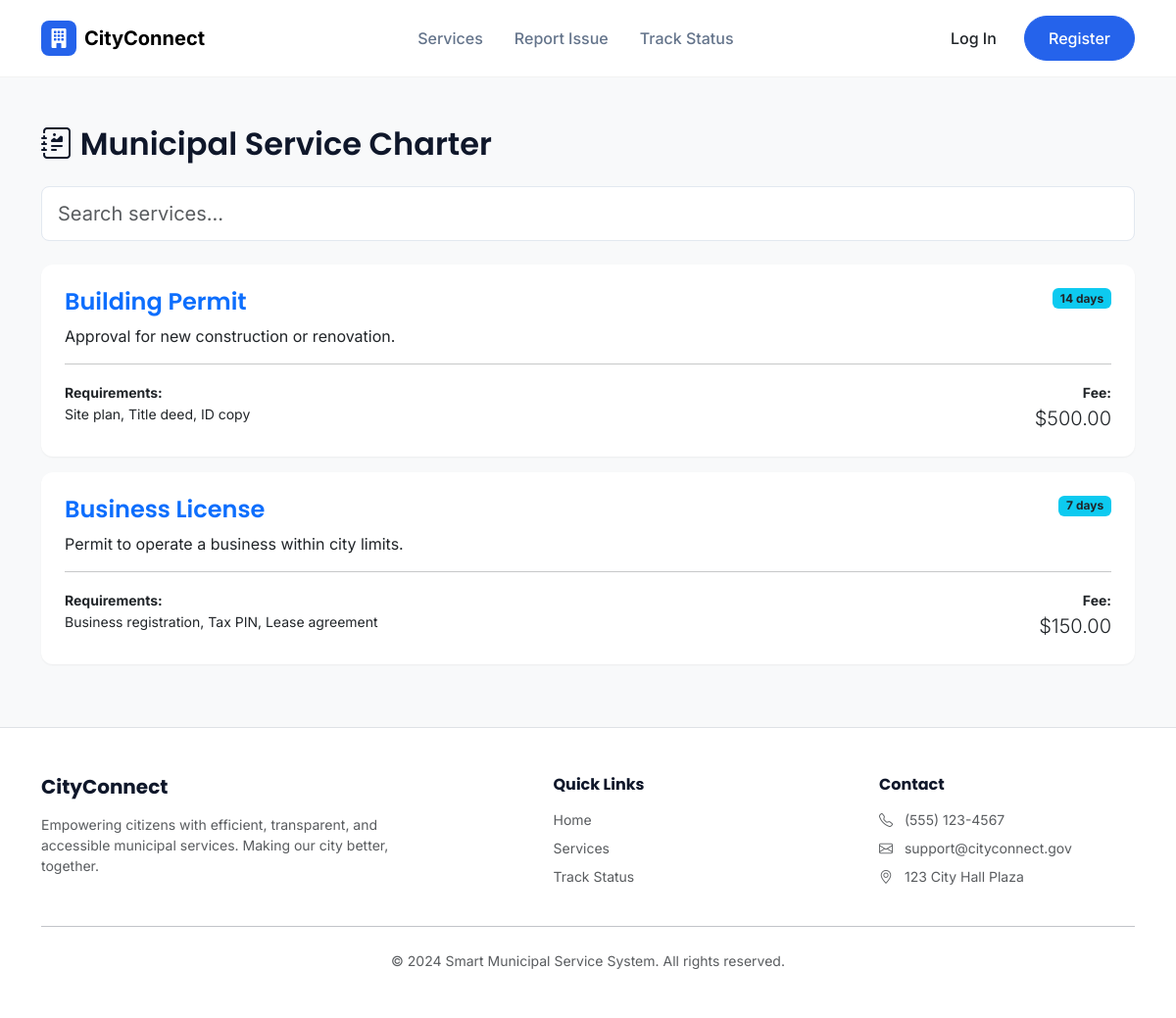
Page /services/ on the committed database.
### core/models.py (models this page shows, shortened)
class ServiceCharter(models.Model):
    title = models.CharField(max_length=200)
    description = models.TextField()
    requirements = models.TextField(help_text="List required documents")
    processing_time = models.CharField(max_length=100, help_text="e.g. 3-5 days")
    fee = models.DecimalField(max_digits=10, decimal_places=2, default=0.00)

### core/views.py (the view)
# urls.py: path('services/', views.service_charter, name='service_charter'),
def service_charter(request):
    services = ServiceCharter.objects.all()
    departments = Department.objects.all()
    return render(request, 'core/service_charter.html', {'services': services, 'departments': departments})

### core/templates/core/service_charter.html
{% extends 'core/base.html' %}
{% block content %}
<div class="container py-5">
    <h2 class="mb-4"><i class="bi bi-journal-richtext"></i> Municipal Service Charter</h2>
    <div class="row mb-4">
        <div class="col-md-12">
            <input type="text" class="form-control form-control-lg" placeholder="Search services...">
        </div>
    </div>
    {% for service in services %}
    <div class="card mb-3">
        <div class="card-body">
            <div class="d-flex justify-content-between align-items-start">
                <div>
                    <h4 class="card-title text-primary">{{ service.title }}</h4>
                    <p class="card-text">{{ service.description }}</p>
                </div>
                <span class="badge bg-info text-dark">{{ service.processing_time }}</span>
            </div>
            <hr>
            <div class="row">
                <div class="col-md-6">
                    <small class="fw-bold">Requirements:</small>
                    <p class="small mb-0">{{ service.requirements }}</p>
                </div>
                <div class="col-md-6 text-md-end">
                    <small class="fw-bold">Fee:</small>
                    <p class="lead mb-0">${{ service.fee }}</p>
                </div>
            </div>
        </div>
    </div>
    {% empty %}
    <div class="alert alert-info">No services found in the charter.</div>
    {% endfor %}
</div>
{% endblock %}

### static/css/style.css (style rules this page uses)
:root { --primary: #2563eb; --primary-dark: #1d4ed8; --primary-light: #eff6ff; --secondary: #64748b; --accent: #0ea5e9; --success: #10b981; --warning: #f59e0b; --danger: #ef4444; --dark: #0f172a; --light: #f8fafc; --white: #ffffff; --radius: 0.75rem; --shadow-sm: 0 1px 2px 0 rgb(0 0 0 / 0.05); --shadow: 0 4px 6px -1px rgb(0 0 0 / 0.1), 0 2px 4px -2px rgb(0 0 0 / 0.1); --shadow-lg: 0 10px 15px -3px rgb(0 0 0 / 0.1), 0 4px 6px -4px rgb(0 0 0 / 0.1); --font-heading: 'Poppins', sans-serif; --font-body: 'Inter', sans-serif; }
body { font-family: var(--font-body); background-color: #f1f5f9; color: var(--dark); -webkit-font-smoothing: antialiased; }
h1, h2, h3, h4, h5, h6 { font-family: var(--font-heading); color: var(--dark); font-weight: 600; }
.card { border: none; border-radius: var(--radius); background: var(--white); box-shadow: var(--shadow-sm); transition: all 0.3s ease; overflow: hidden; }
.card-body { padding: 1.5rem; }
.form-control, .form-select { border-color: #e2e8f0; padding: 0.75rem 1rem; border-radius: 0.5rem; }

### rows in the picture
ServiceCharter: title "Building Permit", description "Approval for new construction or renovation.", processing_time "14 days", requirements "Site plan, Title deed, ID copy", fee "500.00"
ServiceCharter: title "Business License", description "Permit to operate a business within city limits.", processing_time "7 days", requirements "Business registration, Tax PIN, Lease agreement", fee "150.00"
